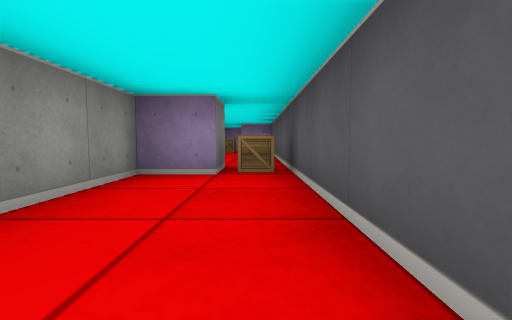
View 1 (above)

14 first-person views from a walk through a cub3D level. The camera is about half as high as the walls, tilts 4° down and sees 85° across. The floor is counted in squares. Each view is taken from the middle of a square. On the plan, view 1 faces up. The plan holds only what a view shows up to about 9 squares ahead; the rest is blank. The place goes on beyond the plan.

View 2
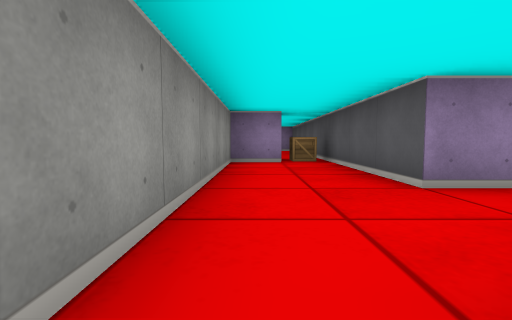

View 3
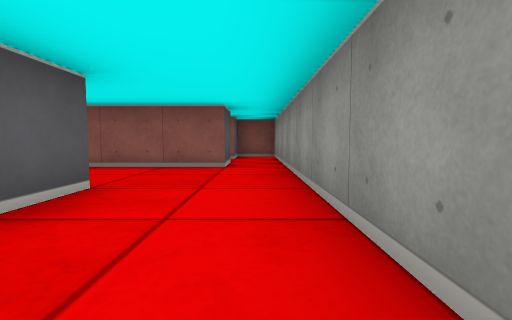

View 4
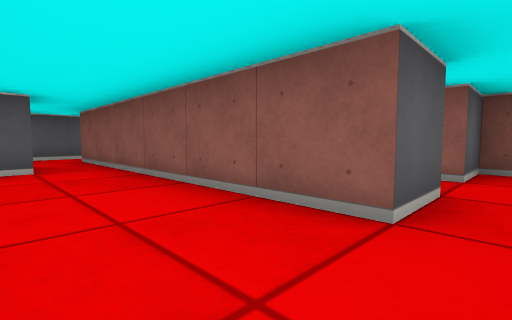

View 5
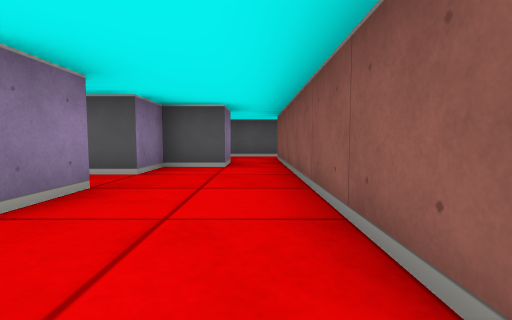

View 6
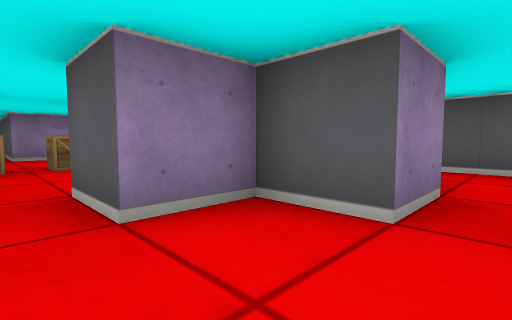

View 7
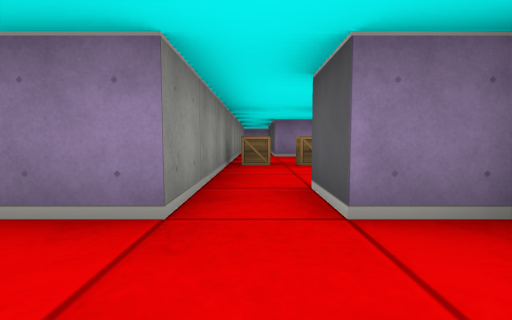

View 8
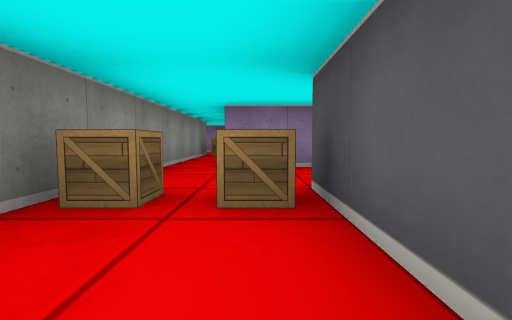

View 9
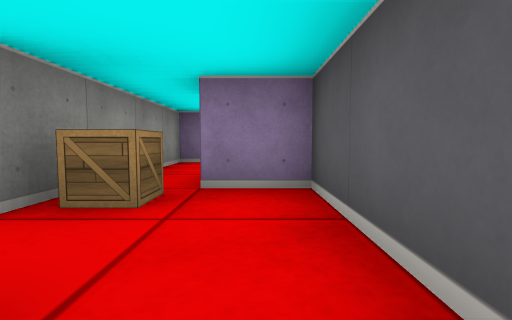

View 10
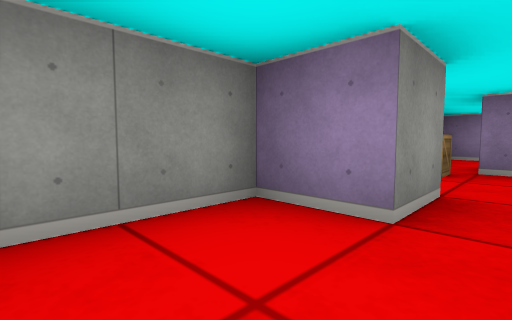

View 11
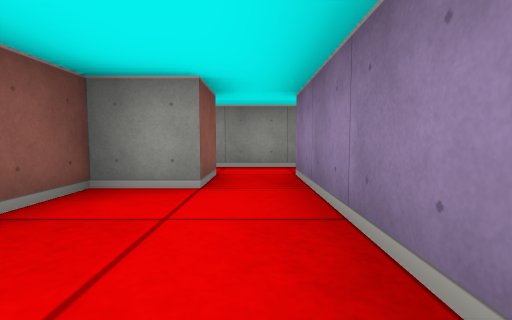

View 12
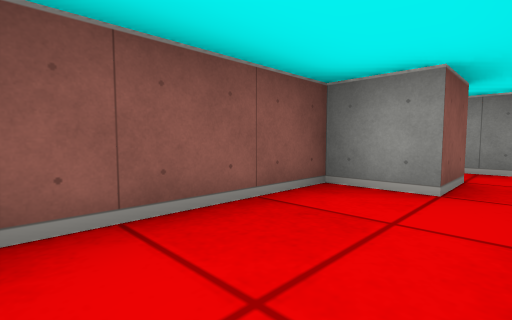

View 13
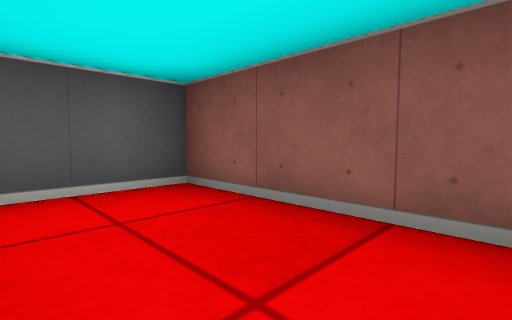

View 14
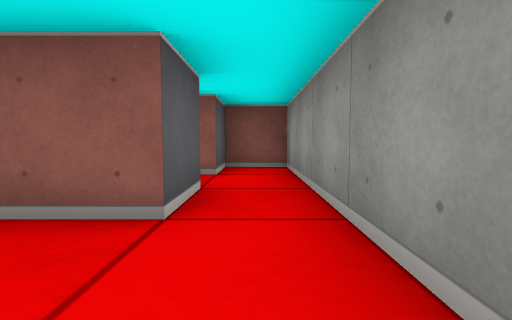

### Floor plan
Points are (right, up) in squares from view 1. A wall is a line through its corners. A room is listed if a view was taken in it or the views show most of it. See-through windows are left out.
Room 1 (views 1, 3, 4, 5, 14)
walls: (0.5, 0.5) (0.5, 7.4); (-0.5, -1.5) (0.5, -1.5); (-0.5, 4.5) (-0.5, 3.5) (-1.5, 3.5) (-1.5, -1.5)
ways out: opening at (-1, -2) to room 2; opening at (1, -0.5) to room 3
objects: crate (0, 4)
Room 2 (views 2, 11, 12, 13)
walls: (2.5, -2.5) (-0.5, -2.5) (-0.5, -1.5); (-1.5, -1.5) (-1.5, -4.5) (-0.5, -4.5) (-0.5, -3.5) (0.5, -3.5) (0.5, -4.5) (3.5, -4.5) (3.5, -3)
ways out: opening at (-1, -2) to room 1
Room 3 (views 6, 7)
walls: (1.5, 0.5) (0.5, 0.5); (3.5, -0.5) (3.5, 0.5) (2.5, 0.5); (0.5, -1.5) (3.5, -1.5)
ways out: opening at (1, -0.5) to room 1; opening at (2, 1) to room 4; opening at (4, -1) to room 5
Room 4 (view 8)
walls: (3.5, 2.5) (3.5, 4.5); (4, 6.5) (2.5, 6.5); (2.5, 0.5) (2.5, 1.5); (1.5, 7.5) (1.5, 0.5)
ways out: opening at (2, 1) to room 3
objects: crate (2, 4); crate (3, 4)
Room 5 (view 9)
walls: (3.5, -1.5) (5.5, -1.5) (5.5, -2.5); (6.5, -1.8) (6.5, 0.5) (5.5, 0.5); (4.5, 3.5) (4.5, -0.5) (3.5, -0.5)
ways out: opening at (4, -1) to room 3; opening at (6, -2) to room 6
objects: crate (5, 0)
Room 6 (view 10)
walls: (5.5, -2.5) (4.5, -2.5) (4.5, -4)
ways out: opening at (6, -2) to room 5

Where each view was taken, in squares from view 1:
view 1: 0 up, 0 right, facing up
view 2: 2 down, 1 left, facing up
view 3: 3 up, 1 left, facing down
view 4: 0 up, 1 left, facing down-right
view 5: 1 down, 1 left, facing right
view 6: 1 down, 2 right, facing up-right
view 7: 1 down, 2 right, facing up
view 8: 2 up, 3 right, facing up
view 9: 2 down, 6 right, facing up
view 10: 4 down, 6 right, facing up-left
view 11: 3 down, 3 right, facing left
view 12: 3 down, 3 right, facing down-left
view 13: 3 down, 1 right, facing down-right
view 14: 0 up, 1 left, facing down
